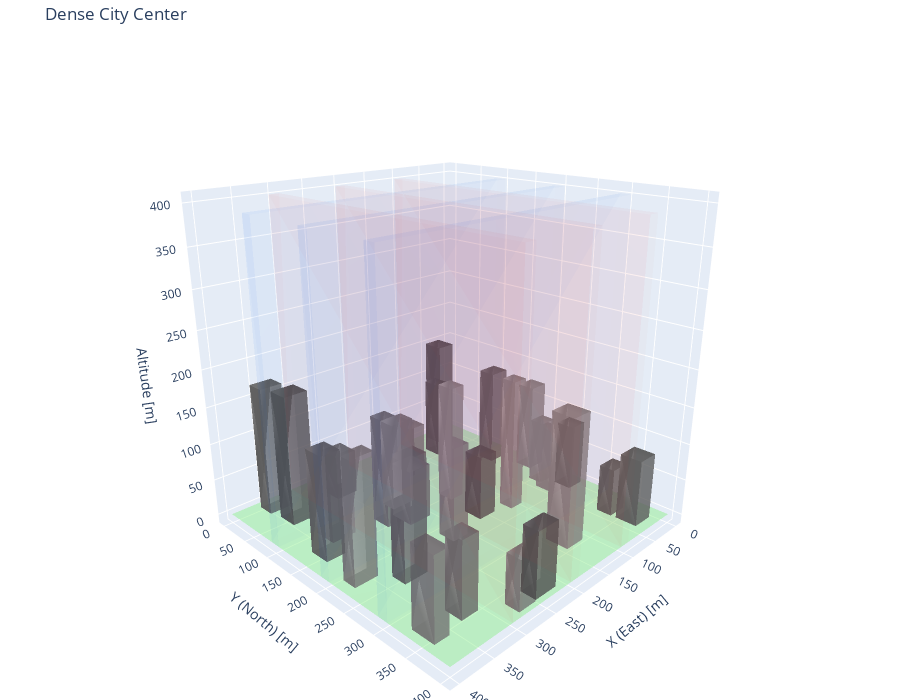

The code cell stored with this chart in its notebook:
### Markdown cell above
## Example 2: Dense City Center

More corridors, more buildings, smaller building footprints.

### Code cell
corridors = generate_corridors(num_ew=3, num_ns=3, width="15", spacing="100", seed=1)
buildings = generate_buildings(
    corridors,
    num_buildings=30,
    width_x="20-35",
    width_y="20-35",
    height="60-180",
    seed=1
)

print(f"Corridors: {len(corridors)}")
print(f"Buildings: {len(buildings)}")

fig = visualize_urban_environment(corridors, buildings, title="Dense City Center")
fig.show()

### Figure 1 — Plotly figure (JSON) as saved in the notebook; plotly's stock layout.template omitted (floating-point values rounded to 4 significant figures)
{"data": [{"color": "lightgreen", "hoverinfo": "skip", "i": [0, 0], "j": [1, 2], "k": [2, 3], "name": "Ground", "opacity": 0.5, "type": "mesh3d", "x": [0, 400, 400, 0], "y": [0, 0, 400, 400], "z": [0, 0, 0, 0]}, {"color": "rgb(100, 100, 100)", "hovertemplate": "Building 0<br>Position: (48.4, 25.4)<br>Size: 26.7 x 29.8m<br>Height: 154.6m<extra></extra>", "i": [0, 0, 4, 4, 0, 1, 0, 3, 1, 2, 4, 5], "j": [1, 2, 5, 6, 1, 5, 3, 7, 2, 6, 5, 6], "k": [2, 3, 6, 7, 4, 4, 4, 4, 5, 5, 1, 2], "name": "Building 0", "opacity": 0.8, "type": "mesh3d", "x": [35.03, 61.78, 61.78, 35.03, 35.03, 61.78, 61.78, 35.03], "y": [10.49, 10.49, 40.27, 40.27, 10.49, 10.49, 40.27, 40.27], "z": [0, 0, 0, 0, 154.6, 154.6, 154.6, 154.6]}, {"color": "rgb(115, 115, 115)", "hovertemplate": "Building 1<br>Position: (348.2, 23.2)<br>Size: 30.8 x 23.4m<br>Height: 173.4m<extra></extra>", "i": [0, 0, 4, 4, 0, 1, 0, 3, 1, 2, 4, 5], "j": [1, 2, 5, 6, 1, 5, 3, 7, 2, 6, 5, 6], "k": [2, 3, 6, 7, 4, 4, 4, 4, 5, 5, 1, 2], "name": "Building 1", "opacity": 0.8, "type": "mesh3d", "x": [332.8, 363.6, 363.6, 332.8, 332.8, 363.6, 363.6, 332.8], "y": [11.52, 11.52, 34.95, 34.95, 11.52, 11.52, 34.95, 34.95], "z": [0, 0, 0, 0, 173.4, 173.4, 173.4, 173.4]}, {"color": "rgb(130, 130, 130)", "hovertemplate": "Building 2<br>Position: (265.9, 153.4)<br>Size: 22.6 x 28.2m<br>Height: 144.4m<extra></extra>", "i": [0, 0, 4, 4, 0, 1, 0, 3, 1, 2, 4, 5], "j": [1, 2, 5, 6, 1, 5, 3, 7, 2, 6, 5, 6], "k": [2, 3, 6, 7, 4, 4, 4, 4, 5, 5, 1, 2], "name": "Building 2", "opacity": 0.8, "type": "mesh3d", "x": [254.6, 277.1, 277.1, 254.6, 254.6, 277.1, 277.1, 254.6], "y": [139.3, 139.3, 167.5, 167.5, 139.3, 139.3, 167.5, 167.5], "z": [0, 0, 0, 0, 144.4, 144.4, 144.4, 144.4]}, {"color": "rgb(145, 145, 145)", "hovertemplate": "Building 3<br>Position: (275.8, 383.4)<br>Size: 27.3 x 20.4m<br>Height: 65.2m<extra></extra>", "i": [0, 0, 4, 4, 0, 1, 0, 3, 1, 2, 4, 5], "j": [1, 2, 5, 6, 1, 5, 3, 7, 2, 6, 5, 6], "k": [2, 3, 6, 7, 4, 4, 4, 4, 5, 5, 1, 2], "name": "Building 3", "opacity": 0.8, "type": "mesh3d", "x": [262.1, 289.5, 289.5, 262.1, 262.1, 289.5, 289.5, 262.1], "y": [373.2, 373.2, 393.6, 393.6, 373.2, 373.2, 393.6, 393.6], "z": [0, 0, 0, 0, 65.22, 65.22, 65.22, 65.22]}, {"color": "rgb(160, 160, 160)", "hovertemplate": "Building 4<br>Position: (51.7, 246.0)<br>Size: 20.2 x 31.3m<br>Height: 89.9m<extra></extra>", "i": [0, 0, 4, 4, 0, 1, 0, 3, 1, 2, 4, 5], "j": [1, 2, 5, 6, 1, 5, 3, 7, 2, 6, 5, 6], "k": [2, 3, 6, 7, 4, 4, 4, 4, 5, 5, 1, 2], "name": "Building 4", "opacity": 0.8, "type": "mesh3d", "x": [41.58, 61.8, 61.8, 41.58, 41.58, 61.8, 61.8, 41.58], "y": [230.3, 230.3, 261.7, 261.7, 230.3, 230.3, 261.7, 261.7], "z": [0, 0, 0, 0, 89.95, 89.95, 89.95, 89.95]}, {"color": "rgb(100, 100, 100)", "hovertemplate": "Building 5<br>Position: (81.6, 53.6)<br>Size: 20.4 x 25.8m<br>Height: 110.5m<extra></extra>", "i": [0, 0, 4, 4, 0, 1, 0, 3, 1, 2, 4, 5], "j": [1, 2, 5, 6, 1, 5, 3, 7, 2, 6, 5, 6], "k": [2, 3, 6, 7, 4, 4, 4, 4, 5, 5, 1, 2], "name": "Building 5", "opacity": 0.8, "type": "mesh3d", "x": [71.39, 91.74, 91.74, 71.39, 71.39, 91.74, 91.74, 71.39], "y": [40.7, 40.7, 66.5, 66.5, 40.7, 40.7, 66.5, 66.5], "z": [0, 0, 0, 0, 110.5, 110.5, 110.5, 110.5]}, {"color": "rgb(115, 115, 115)", "hovertemplate": "Building 6<br>Position: (36.1, 124.4)<br>Size: 28.6 x 24.8m<br>Height: 135.7m<extra></extra>", "i": [0, 0, 4, 4, 0, 1, 0, 3, 1, 2, 4, 5], "j": [1, 2, 5, 6, 1, 5, 3, 7, 2, 6, 5, 6], "k": [2, 3, 6, 7, 4, 4, 4, 4, 5, 5, 1, 2], "name": "Building 6", "opacity": 0.8, "type": "mesh3d", "x": [21.83, 50.47, 50.47, 21.83, 21.83, 50.47, 50.47, 21.83], "y": [112.0, 112.0, 136.9, 136.9, 112.0, 112.0, 136.9, 136.9], "z": [0, 0, 0, 0, 135.7, 135.7, 135.7, 135.7]}, {"color": "rgb(130, 130, 130)", "hovertemplate": "Building 7<br>Position: (331.0, 130.4)<br>Size: 34.5 x 33.1m<br>Height: 96.8m<extra></extra>", "i": [0, 0, 4, 4, 0, 1, 0, 3, 1, 2, 4, 5], "j": [1, 2, 5, 6, 1, 5, 3, 7, 2, 6, 5, 6], "k": [2, 3, 6, 7, 4, 4, 4, 4, 5, 5, 1, 2], "name": "Building 7", "opacity": 0.8, "type": "mesh3d", "x": [313.8, 348.3, 348.3, 313.8, 313.8, 348.3, 348.3, 313.8], "y": [113.9, 113.9, 147.0, 147.0, 113.9, 113.9, 147.0, 147.0], "z": [0, 0, 0, 0, 96.77, 96.77, 96.77, 96.77]}, {"color": "rgb(145, 145, 145)", "hovertemplate": "Building 8<br>Position: (369.5, 226.7)<br>Size: 33.2 x 20.6m<br>Height: 158.3m<extra></extra>", "i": [0, 0, 4, 4, 0, 1, 0, 3, 1, 2, 4, 5], "j": [1, 2, 5, 6, 1, 5, 3, 7, 2, 6, 5, 6], "k": [2, 3, 6, 7, 4, 4, 4, 4, 5, 5, 1, 2], "name": "Building 8", "opacity": 0.8, "type": "mesh3d", "x": [353.0, 386.1, 386.1, 353.0, 353.0, 386.1, 386.1, 353.0], "y": [216.4, 216.4, 237.0, 237.0, 216.4, 216.4, 237.0, 237.0], "z": [0, 0, 0, 0, 158.3, 158.3, 158.3, 158.3]}, {"color": "rgb(160, 160, 160)", "hovertemplate": "Building 9<br>Position: (142.2, 340.5)<br>Size: 30.1 x 32.6m<br>Height: 171.9m<extra></extra>", "i": [0, 0, 4, 4, 0, 1, 0, 3, 1, 2, 4, 5], "j": [1, 2, 5, 6, 1, 5, 3, 7, 2, 6, 5, 6], "k": [2, 3, 6, 7, 4, 4, 4, 4, 5, 5, 1, 2], "name": "Building 9", "opacity": 0.8, "type": "mesh3d", "x": [127.2, 157.3, 157.3, 127.2, 127.2, 157.3, 157.3, 127.2], "y": [324.2, 324.2, 356.8, 356.8, 324.2, 324.2, 356.8, 356.8], "z": [0, 0, 0, 0, 171.9, 171.9, 171.9, 171.9]}, {"color": "rgb(100, 100, 100)", "hovertemplate": "Building 10<br>Position: (342.1, 64.7)<br>Size: 33.0 x 29.1m<br>Height: 174.5m<extra></extra>", "i": [0, 0, 4, 4, 0, 1, 0, 3, 1, 2, 4, 5], "j": [1, 2, 5, 6, 1, 5, 3, 7, 2, 6, 5, 6], "k": [2, 3, 6, 7, 4, 4, 4, 4, 5, 5, 1, 2], "name": "Building 10", "opacity": 0.8, "type": "mesh3d", "x": [325.6, 358.6, 358.6, 325.6, 325.6, 358.6, 358.6, 325.6], "y": [50.21, 50.21, 79.27, 79.27, 50.21, 50.21, 79.27, 79.27], "z": [0, 0, 0, 0, 174.5, 174.5, 174.5, 174.5]}, {"color": "rgb(115, 115, 115)", "hovertemplate": "Building 11<br>Position: (41.3, 338.6)<br>Size: 28.3 x 21.6m<br>Height: 64.7m<extra></extra>", "i": [0, 0, 4, 4, 0, 1, 0, 3, 1, 2, 4, 5], "j": [1, 2, 5, 6, 1, 5, 3, 7, 2, 6, 5, 6], "k": [2, 3, 6, 7, 4, 4, 4, 4, 5, 5, 1, 2], "name": "Building 11", "opacity": 0.8, "type": "mesh3d", "x": [27.21, 55.48, 55.48, 27.21, 27.21, 55.48, 55.48, 27.21], "y": [327.8, 327.8, 349.4, 349.4, 327.8, 327.8, 349.4, 349.4], "z": [0, 0, 0, 0, 64.7, 64.7, 64.7, 64.7]}, {"color": "rgb(130, 130, 130)", "hovertemplate": "Building 12<br>Position: (262.7, 49.9)<br>Size: 31.8 x 32.4m<br>Height: 61.5m<extra></extra>", "i": [0, 0, 4, 4, 0, 1, 0, 3, 1, 2, 4, 5], "j": [1, 2, 5, 6, 1, 5, 3, 7, 2, 6, 5, 6], "k": [2, 3, 6, 7, 4, 4, 4, 4, 5, 5, 1, 2], "name": "Building 12", "opacity": 0.8, "type": "mesh3d", "x": [246.8, 278.6, 278.6, 246.8, 246.8, 278.6, 278.6, 246.8], "y": [33.7, 33.7, 66.12, 66.12, 33.7, 33.7, 66.12, 66.12], "z": [0, 0, 0, 0, 61.49, 61.49, 61.49, 61.49]}, {"color": "rgb(145, 145, 145)", "hovertemplate": "Building 13<br>Position: (378.0, 349.9)<br>Size: 21.5 x 33.7m<br>Height: 105.4m<extra></extra>", "i": [0, 0, 4, 4, 0, 1, 0, 3, 1, 2, 4, 5], "j": [1, 2, 5, 6, 1, 5, 3, 7, 2, 6, 5, 6], "k": [2, 3, 6, 7, 4, 4, 4, 4, 5, 5, 1, 2], "name": "Building 13", "opacity": 0.8, "type": "mesh3d", "x": [367.2, 388.7, 388.7, 367.2, 367.2, 388.7, 388.7, 367.2], "y": [333.1, 333.1, 366.7, 366.7, 333.1, 333.1, 366.7, 366.7], "z": [0, 0, 0, 0, 105.4, 105.4, 105.4, 105.4]}, {"color": "rgb(160, 160, 160)", "hovertemplate": "Building 14<br>Position: (122.4, 236.7)<br>Size: 20.6 x 20.2m<br>Height: 177.9m<extra></extra>", "i": [0, 0, 4, 4, 0, 1, 0, 3, 1, 2, 4, 5], "j": [1, 2, 5, 6, 1, 5, 3, 7, 2, 6, 5, 6], "k": [2, 3, 6, 7, 4, 4, 4, 4, 5, 5, 1, 2], "name": "Building 14", "opacity": 0.8, "type": "mesh3d", "x": [112.1, 132.7, 132.7, 112.1, 112.1, 132.7, 132.7, 112.1], "y": [226.6, 226.6, 246.8, 246.8, 226.6, 226.6, 246.8, 246.8], "z": [0, 0, 0, 0, 177.9, 177.9, 177.9, 177.9]}, {"color": "rgb(100, 100, 100)", "hovertemplate": "Building 15<br>Position: (243.1, 381.6)<br>Size: 34.5 x 21.7m<br>Height: 85.8m<extra></extra>", "i": [0, 0, 4, 4, 0, 1, 0, 3, 1, 2, 4, 5], "j": [1, 2, 5, 6, 1, 5, 3, 7, 2, 6, 5, 6], "k": [2, 3, 6, 7, 4, 4, 4, 4, 5, 5, 1, 2], "name": "Building 15", "opacity": 0.8, "type": "mesh3d", "x": [225.8, 260.3, 260.3, 225.8, 225.8, 260.3, 260.3, 225.8], "y": [370.7, 370.7, 392.4, 392.4, 370.7, 370.7, 392.4, 392.4], "z": [0, 0, 0, 0, 85.82, 85.82, 85.82, 85.82]}, {"color": "rgb(115, 115, 115)", "hovertemplate": "Building 16<br>Position: (364.5, 159.5)<br>Size: 26.7 x 29.8m<br>Height: 137.2m<extra></extra>", "i": [0, 0, 4, 4, 0, 1, 0, 3, 1, 2, 4, 5], "j": [1, 2, 5, 6, 1, 5, 3, 7, 2, 6, 5, 6], "k": [2, 3, 6, 7, 4, 4, 4, 4, 5, 5, 1, 2], "name": "Building 16", "opacity": 0.8, "type": "mesh3d", "x": [351.2, 377.9, 377.9, 351.2, 351.2, 377.9, 377.9, 351.2], "y": [144.6, 144.6, 174.3, 174.3, 144.6, 144.6, 174.3, 174.3], "z": [0, 0, 0, 0, 137.2, 137.2, 137.2, 137.2]}, {"color": "rgb(130, 130, 130)", "hovertemplate": "Building 17<br>Position: (330.3, 347.6)<br>Size: 24.6 x 24.9m<br>Height: 98.0m<extra></extra>", "i": [0, 0, 4, 4, 0, 1, 0, 3, 1, 2, 4, 5], "j": [1, 2, 5, 6, 1, 5, 3, 7, 2, 6, 5, 6], "k": [2, 3, 6, 7, 4, 4, 4, 4, 5, 5, 1, 2], "name": "Building 17", "opacity": 0.8, "type": "mesh3d", "x": [318.0, 342.6, 342.6, 318.0, 318.0, 342.6, 342.6, 318.0], "y": [335.1, 335.1, 360.1, 360.1, 335.1, 335.1, 360.1, 360.1], "z": [0, 0, 0, 0, 98.01, 98.01, 98.01, 98.01]}, {"color": "rgb(145, 145, 145)", "hovertemplate": "Building 18<br>Position: (229.7, 236.0)<br>Size: 24.5 x 25.0m<br>Height: 125.3m<extra></extra>", "i": [0, 0, 4, 4, 0, 1, 0, 3, 1, 2, 4, 5], "j": [1, 2, 5, 6, 1, 5, 3, 7, 2, 6, 5, 6], "k": [2, 3, 6, 7, 4, 4, 4, 4, 5, 5, 1, 2], "name": "Building 18", "opacity": 0.8, "type": "mesh3d", "x": [217.4, 241.9, 241.9, 217.4, 217.4, 241.9, 241.9, 217.4], "y": [223.5, 223.5, 248.5, 248.5, 223.5, 223.5, 248.5, 248.5], "z": [0, 0, 0, 0, 125.3, 125.3, 125.3, 125.3]}, {"color": "rgb(160, 160, 160)", "hovertemplate": "Building 19<br>Position: (39.1, 219.4)<br>Size: 23.7 x 20.3m<br>Height: 89.3m<extra></extra>", "i": [0, 0, 4, 4, 0, 1, 0, 3, 1, 2, 4, 5], "j": [1, 2, 5, 6, 1, 5, 3, 7, 2, 6, 5, 6], "k": [2, 3, 6, 7, 4, 4, 4, 4, 5, 5, 1, 2], "name": "Building 19", "opacity": 0.8, "type": "mesh3d", "x": [27.22, 50.9, 50.9, 27.22, 27.22, 50.9, 50.9, 27.22], "y": [209.3, 209.3, 229.6, 229.6, 209.3, 209.3, 229.6, 229.6], "z": [0, 0, 0, 0, 89.25, 89.25, 89.25, 89.25]}, {"color": "rgb(100, 100, 100)", "hovertemplate": "Building 20<br>Position: (175.2, 73.5)<br>Size: 31.2 x 30.3m<br>Height: 81.4m<extra></extra>", "i": [0, 0, 4, 4, 0, 1, 0, 3, 1, 2, 4, 5], "j": [1, 2, 5, 6, 1, 5, 3, 7, 2, 6, 5, 6], "k": [2, 3, 6, 7, 4, 4, 4, 4, 5, 5, 1, 2], "name": "Building 20", "opacity": 0.8, "type": "mesh3d", "x": [159.6, 190.8, 190.8, 159.6, 159.6, 190.8, 190.8, 159.6], "y": [58.37, 58.37, 88.71, 88.71, 58.37, 58.37, 88.71, 88.71], "z": [0, 0, 0, 0, 81.38, 81.38, 81.38, 81.38]}, {"color": "rgb(115, 115, 115)", "hovertemplate": "Building 21<br>Position: (39.1, 371.4)<br>Size: 30.7 x 30.0m<br>Height: 90.3m<extra></extra>", "i": [0, 0, 4, 4, 0, 1, 0, 3, 1, 2, 4, 5], "j": [1, 2, 5, 6, 1, 5, 3, 7, 2, 6, 5, 6], "k": [2, 3, 6, 7, 4, 4, 4, 4, 5, 5, 1, 2], "name": "Building 21", "opacity": 0.8, "type": "mesh3d", "x": [23.79, 54.51, 54.51, 23.79, 23.79, 54.51, 54.51, 23.79], "y": [356.4, 356.4, 386.5, 386.5, 356.4, 356.4, 386.5, 386.5], "z": [0, 0, 0, 0, 90.31, 90.31, 90.31, 90.31]}, {"color": "rgb(130, 130, 130)", "hovertemplate": "Building 22<br>Position: (22.1, 254.9)<br>Size: 25.9 x 25.1m<br>Height: 91.0m<extra></extra>", "i": [0, 0, 4, 4, 0, 1, 0, 3, 1, 2, 4, 5], "j": [1, 2, 5, 6, 1, 5, 3, 7, 2, 6, 5, 6], "k": [2, 3, 6, 7, 4, 4, 4, 4, 5, 5, 1, 2], "name": "Building 22", "opacity": 0.8, "type": "mesh3d", "x": [9.13, 35.07, 35.07, 9.13, 9.13, 35.07, 35.07, 9.13], "y": [242.4, 242.4, 267.4, 267.4, 242.4, 242.4, 267.4, 267.4], "z": [0, 0, 0, 0, 90.96, 90.96, 90.96, 90.96]}, {"color": "rgb(145, 145, 145)", "hovertemplate": "Building 23<br>Position: (145.8, 65.6)<br>Size: 26.3 x 28.6m<br>Height: 67.5m<extra></extra>", "i": [0, 0, 4, 4, 0, 1, 0, 3, 1, 2, 4, 5], "j": [1, 2, 5, 6, 1, 5, 3, 7, 2, 6, 5, 6], "k": [2, 3, 6, 7, 4, 4, 4, 4, 5, 5, 1, 2], "name": "Building 23", "opacity": 0.8, "type": "mesh3d", "x": [132.7, 158.9, 158.9, 132.7, 132.7, 158.9, 158.9, 132.7], "y": [51.36, 51.36, 79.92, 79.92, 51.36, 51.36, 79.92, 79.92], "z": [0, 0, 0, 0, 67.48, 67.48, 67.48, 67.48]}, {"color": "rgb(160, 160, 160)", "hovertemplate": "Building 24<br>Position: (161.4, 162.8)<br>Size: 21.9 x 23.9m<br>Height: 159.5m<extra></extra>", "i": [0, 0, 4, 4, 0, 1, 0, 3, 1, 2, 4, 5], "j": [1, 2, 5, 6, 1, 5, 3, 7, 2, 6, 5, 6], "k": [2, 3, 6, 7, 4, 4, 4, 4, 5, 5, 1, 2], "name": "Building 24", "opacity": 0.8, "type": "mesh3d", "x": [150.4, 172.3, 172.3, 150.4, 150.4, 172.3, 172.3, 150.4], "y": [150.9, 150.9, 174.7, 174.7, 150.9, 150.9, 174.7, 174.7], "z": [0, 0, 0, 0, 159.5, 159.5, 159.5, 159.5]}, {"color": "rgb(100, 100, 100)", "hovertemplate": "Building 25<br>Position: (167.3, 222.5)<br>Size: 27.4 x 27.2m<br>Height: 87.0m<extra></extra>", "i": [0, 0, 4, 4, 0, 1, 0, 3, 1, 2, 4, 5], "j": [1, 2, 5, 6, 1, 5, 3, 7, 2, 6, 5, 6], "k": [2, 3, 6, 7, 4, 4, 4, 4, 5, 5, 1, 2], "name": "Building 25", "opacity": 0.8, "type": "mesh3d", "x": [153.6, 181.0, 181.0, 153.6, 153.6, 181.0, 181.0, 153.6], "y": [208.9, 208.9, 236.1, 236.1, 208.9, 208.9, 236.1, 236.1], "z": [0, 0, 0, 0, 87.01, 87.01, 87.01, 87.01]}, {"color": "rgb(115, 115, 115)", "hovertemplate": "Building 26<br>Position: (325.0, 260.4)<br>Size: 34.4 x 22.1m<br>Height: 153.1m<extra></extra>", "i": [0, 0, 4, 4, 0, 1, 0, 3, 1, 2, 4, 5], "j": [1, 2, 5, 6, 1, 5, 3, 7, 2, 6, 5, 6], "k": [2, 3, 6, 7, 4, 4, 4, 4, 5, 5, 1, 2], "name": "Building 26", "opacity": 0.8, "type": "mesh3d", "x": [307.8, 342.2, 342.2, 307.8, 307.8, 342.2, 342.2, 307.8], "y": [249.3, 249.3, 271.4, 271.4, 249.3, 249.3, 271.4, 271.4], "z": [0, 0, 0, 0, 153.1, 153.1, 153.1, 153.1]}, {"color": "rgb(130, 130, 130)", "hovertemplate": "Building 27<br>Position: (236.9, 166.4)<br>Size: 33.6 x 34.4m<br>Height: 74.3m<extra></extra>", "i": [0, 0, 4, 4, 0, 1, 0, 3, 1, 2, 4, 5], "j": [1, 2, 5, 6, 1, 5, 3, 7, 2, 6, 5, 6], "k": [2, 3, 6, 7, 4, 4, 4, 4, 5, 5, 1, 2], "name": "Building 27", "opacity": 0.8, "type": "mesh3d", "x": [220.1, 253.7, 253.7, 220.1, 220.1, 253.7, 253.7, 220.1], "y": [149.3, 149.3, 183.6, 183.6, 149.3, 149.3, 183.6, 183.6], "z": [0, 0, 0, 0, 74.3, 74.3, 74.3, 74.3]}, {"color": "rgb(145, 145, 145)", "hovertemplate": "Building 28<br>Position: (226.5, 128.7)<br>Size: 34.6 x 22.0m<br>Height: 120.0m<extra></extra>", "i": [0, 0, 4, 4, 0, 1, 0, 3, 1, 2, 4, 5], "j": [1, 2, 5, 6, 1, 5, 3, 7, 2, 6, 5, 6], "k": [2, 3, 6, 7, 4, 4, 4, 4, 5, 5, 1, 2], "name": "Building 28", "opacity": 0.8, "type": "mesh3d", "x": [209.2, 243.8, 243.8, 209.2, 209.2, 243.8, 243.8, 209.2], "y": [117.6, 117.6, 139.7, 139.7, 117.6, 117.6, 139.7, 139.7], "z": [0, 0, 0, 0, 120.0, 120.0, 120.0, 120.0]}, {"color": "rgb(160, 160, 160)", "hovertemplate": "Building 29<br>Position: (14.1, 178.4)<br>Size: 27.5 x 25.4m<br>Height: 123.4m<extra></extra>", "i": [0, 0, 4, 4, 0, 1, 0, 3, 1, 2, 4, 5], "j": [1, 2, 5, 6, 1, 5, 3, 7, 2, 6, 5, 6], "k": [2, 3, 6, 7, 4, 4, 4, 4, 5, 5, 1, 2], "name": "Building 29", "opacity": 0.8, "type": "mesh3d", "x": [0.3146, 27.86, 27.86, 0.3146, 0.3146, 27.86, 27.86, 0.3146], "y": [165.7, 165.7, 191.1, 191.1, 165.7, 165.7, 191.1, 191.1], "z": [0, 0, 0, 0, 123.4, 123.4, 123.4, 123.4]}, {"color": "rgba(0, 100, 255, 0.15)", "hovertemplate": "Corridor 0<br>Direction: EW<br>Center: 100.0m<br>Width: 15.0m<extra></extra>", "i": [0, 0, 4, 4, 0, 1, 0, 3, 1, 2, 4, 5], "j": [1, 2, 5, 6, 1, 5, 3, 7, 2, 6, 5, 6], "k": [2, 3, 6, 7, 4, 4, 4, 4, 5, 5, 1, 2], "name": "EW corridor 0", "opacity": 0.15, "type": "mesh3d", "x": [0, 400, 400, 0, 0, 400, 400, 0], "y": [92.5, 92.5, 107.5, 107.5, 92.5, 92.5, 107.5, 107.5], "z": [0, 0, 0, 0, 400, 400, 400, 400]}, {"color": "rgba(0, 100, 255, 0.15)", "hovertemplate": "Corridor 1<br>Direction: EW<br>Center: 200.0m<br>Width: 15.0m<extra></extra>", "i": [0, 0, 4, 4, 0, 1, 0, 3, 1, 2, 4, 5], "j": [1, 2, 5, 6, 1, 5, 3, 7, 2, 6, 5, 6], "k": [2, 3, 6, 7, 4, 4, 4, 4, 5, 5, 1, 2], "name": "EW corridor 1", "opacity": 0.15, "type": "mesh3d", "x": [0, 400, 400, 0, 0, 400, 400, 0], "y": [192.5, 192.5, 207.5, 207.5, 192.5, 192.5, 207.5, 207.5], "z": [0, 0, 0, 0, 400, 400, 400, 400]}, {"color": "rgba(0, 100, 255, 0.15)", "hovertemplate": "Corridor 2<br>Direction: EW<br>Center: 300.0m<br>Width: 15.0m<extra></extra>", "i": [0, 0, 4, 4, 0, 1, 0, 3, 1, 2, 4, 5], "j": [1, 2, 5, 6, 1, 5, 3, 7, 2, 6, 5, 6], "k": [2, 3, 6, 7, 4, 4, 4, 4, 5, 5, 1, 2], "name": "EW corridor 2", "opacity": 0.15, "type": "mesh3d", "x": [0, 400, 400, 0, 0, 400, 400, 0], "y": [292.5, 292.5, 307.5, 307.5, 292.5, 292.5, 307.5, 307.5], "z": [0, 0, 0, 0, 400, 400, 400, 400]}, {"color": "rgba(255, 50, 50, 0.15)", "hovertemplate": "Corridor 3<br>Direction: NS<br>Center: 100.0m<br>Width: 15.0m<extra></extra>", "i": [0, 0, 4, 4, 0, 1, 0, 3, 1, 2, 4, 5], "j": [1, 2, 5, 6, 1, 5, 3, 7, 2, 6, 5, 6], "k": [2, 3, 6, 7, 4, 4, 4, 4, 5, 5, 1, 2], "name": "NS corridor 3", "opacity": 0.15, "type": "mesh3d", "x": [92.5, 107.5, 107.5, 92.5, 92.5, 107.5, 107.5, 92.5], "y": [0, 0, 400, 400, 0, 0, 400, 400], "z": [0, 0, 0, 0, 400, 400, 400, 400]}, {"color": "rgba(255, 50, 50, 0.15)", "hovertemplate": "Corridor 4<br>Direction: NS<br>Center: 200.0m<br>Width: 15.0m<extra></extra>", "i": [0, 0, 4, 4, 0, 1, 0, 3, 1, 2, 4, 5], "j": [1, 2, 5, 6, 1, 5, 3, 7, 2, 6, 5, 6], "k": [2, 3, 6, 7, 4, 4, 4, 4, 5, 5, 1, 2], "name": "NS corridor 4", "opacity": 0.15, "type": "mesh3d", "x": [192.5, 207.5, 207.5, 192.5, 192.5, 207.5, 207.5, 192.5], "y": [0, 0, 400, 400, 0, 0, 400, 400], "z": [0, 0, 0, 0, 400, 400, 400, 400]}, {"color": "rgba(255, 50, 50, 0.15)", "hovertemplate": "Corridor 5<br>Direction: NS<br>Center: 300.0m<br>Width: 15.0m<extra></extra>", "i": [0, 0, 4, 4, 0, 1, 0, 3, 1, 2, 4, 5], "j": [1, 2, 5, 6, 1, 5, 3, 7, 2, 6, 5, 6], "k": [2, 3, 6, 7, 4, 4, 4, 4, 5, 5, 1, 2], "name": "NS corridor 5", "opacity": 0.15, "type": "mesh3d", "x": [292.5, 307.5, 307.5, 292.5, 292.5, 307.5, 307.5, 292.5], "y": [0, 0, 400, 400, 0, 0, 400, 400], "z": [0, 0, 0, 0, 400, 400, 400, 400]}], "layout": {"height": 700, "margin": {"b": 0, "l": 0, "r": 0, "t": 40}, "scene": {"aspectmode": "data", "camera": {"eye": {"x": 1.5, "y": 1.5, "z": 0.8}}, "xaxis": {"title": {"text": "X (East) [m]"}}, "yaxis": {"title": {"text": "Y (North) [m]"}}, "zaxis": {"title": {"text": "Altitude [m]"}}}, "title": {"text": "Dense City Center"}}}
